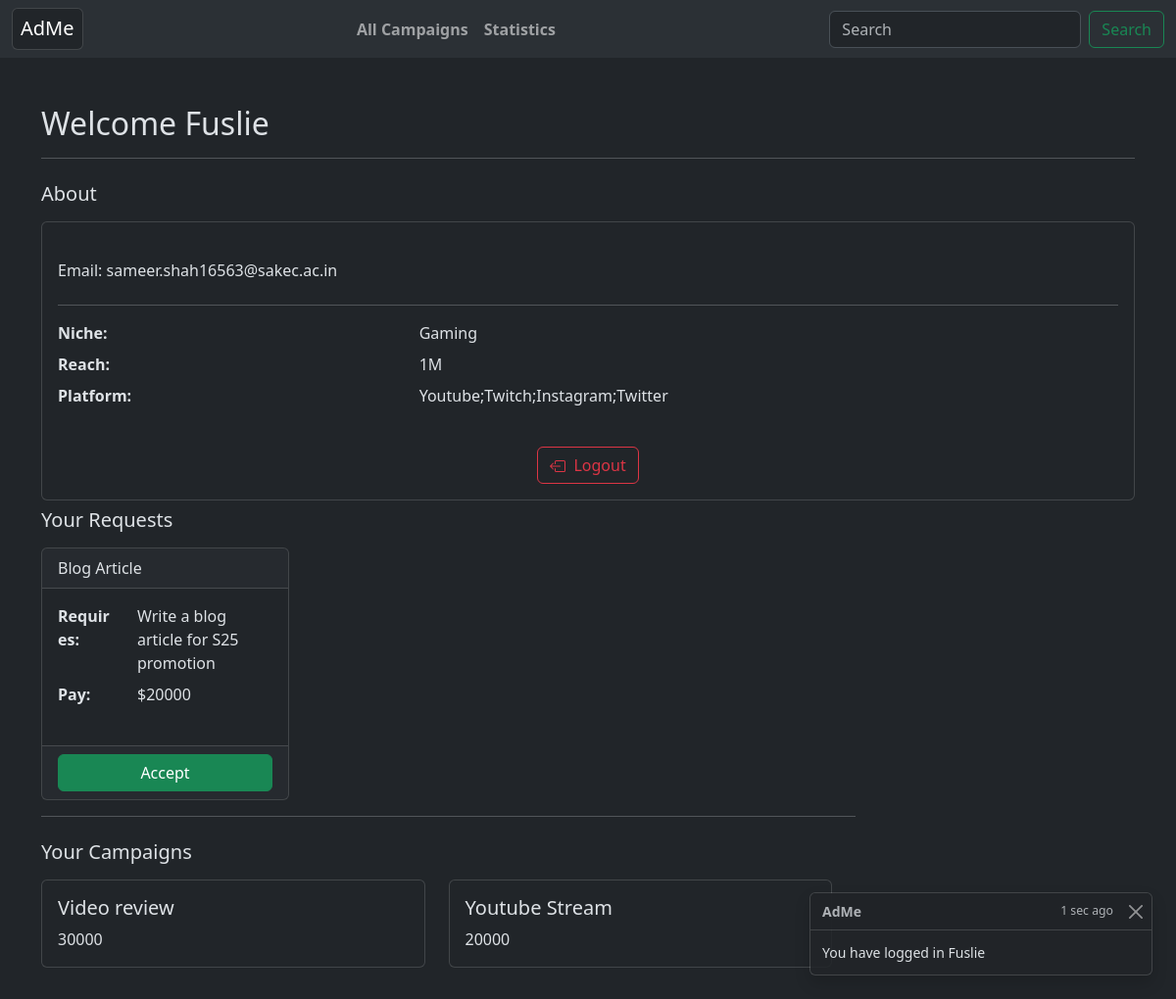
Page /dashboard/influencer (signed in) on the committed database.
### backend/models.py (models this page shows)
class Influencer(db.Model):
    influencer_id = db.Column(db.String,primary_key=True)
    influencer_name = db.Column(db.String,nullable=False)
    influencer_niche = db.Column(db.String,nullable=False)
    influencer_platforms = db.Column(db.String,nullable=False)
    influencer_platform_reach = db.Column(db.String,nullable=True)
    influencer_image = db.Column(db.LargeBinary, nullable=True)
    adverts = db.relationship('Advert',backref='influencer')

class Advert(db.Model):
    ad_id = db.Column(db.String,primary_key=True)
    ad_name = db.Column(db.String,nullable=False)
    ad_budget = db.Column(db.Integer,nullable=False)
    ad_requirements = db.Column(db.String,nullable=False)
    ad_accepted = db.Column(db.String,nullable=False)
    influencer_id = db.Column(db.String,db.ForeignKey('influencer.influencer_id'))
    campaign_id = db.Column(db.String,db.ForeignKey('campaign.campaign_id'))

### backend/controls.py (the view)
@app.route("/dashboard/influencer")
def inf_dashboard():
    if 'user_id' not in session or session['user_id'][0] != 'i':
        return redirect(url_for('home'))
    inf_id = session["user_id"]
    influencer = Influencer.query.filter_by(influencer_id=inf_id).first()
    flash("You have logged in " + str(influencer.influencer_name))
    print(influencer.adverts)
    return render_template('Infuencerdashboard.html', nav=True, inf=influencer)

### templates/Infuencerdashboard.html (shortened to what this page needs)
{% extends '_base.html' %}
{% block content %}
<div class="mt-5">
  <div class="h2">Welcome {{ inf.influencer_name }}</div>
  <hr>
</div>
<div class="row my-3">
  <div class="col">
    <div class="h5 py-2">About</div>
    <div class="card">
      <div class="card-body">
        <div class="my-3">
          <div class="h6 my-4">Email: {{ session.get('user_name') }}</div>
        </div>
        <hr>
        <dl class="row">
          <dt class="col-sm-4">
            Niche:
          </dt>
          <dd class="col-sm-8">
            {{ inf.influencer_niche }}
          </dd>
          <dt class="col-sm-4">
            Reach:
          </dt>
          <dd class="col-sm-8">
            {{ inf.influencer_platform_reach }}
          </dd>
          <dt class="col-sm-4">
            Platform:
          </dt>
          <dd class="col-sm-8">
            {{ inf.influencer_platforms }}
          </dd>
        </dl>
      </div>
      <div class="mx-auto">
        <a class="btn btn-outline-danger mb-3" href="{{ url_for('Logout') }}">
          Logout
        </a>
      </div>
    </div>
  </div>
  <div class="col-md-9 col-xs-12">
    <div class="h5 py-2">Your Requests</div>
    <div class="row">
      <div class="row col-12">
        {% for ad in inf.adverts %}
        {% if ad.ad_accepted == 'sent' %}
        <div class="col-4">
          <div class="card h-100">
            <div class="card-header">{{ ad.ad_name }}</div>
            <div class="card-body">
              <dl class="row">
                <dt class="col-sm-4">
                  Requires:
                </dt>
                <dd class="col-sm-8">
                  {{ ad.ad_requirements }}
                </dd>
                <dt class="col-sm-4">
                  Pay:
                </dt>
                <dd class="col-sm-8">
                  ${{ ad.ad_budget }}
                </dd>
              </dl>
            </div>
            <div class="card-footer">
              <div class="d-grid gap-2">
                <a class="btn btn-success" href="{{url_for('accept_ad',adId = ad.ad_id)}}">Accept</a>
              </div>
            </div>
          </div>
        </div>
        {% endif %}
        {% endfor %}
      </div>
    </div>
    <hr>
    <div class="h5 py-2">Your Campaigns</div>
    <div class="row">
      <div class="row col-12">
      {% for ad in inf.adverts %}
      {% if ad.ad_accepted == 'accepted' %}
      <div class="col-md-6 mb-3">
        <div class="card h-100">
          <div class="card-body">
            <h5 class="card-title">{{ ad.ad_name }}</h5>
            <p class="card-text">{{ ad.ad_budget }}</p>
          </div>
        </div>
      </div>
      {% endif %}
      {% endfor %}
      </div>
    </div>
  </div>
</div>
{% endblock %}

### rows in the picture
Influencer: influencer_name "Fuslie", influencer_niche "Gaming", influencer_platform_reach "1M", influencer_platforms "Youtube;Twitch;Instagram;Twitter"
Advert: ad_name "Blog Article", ad_requirements "Write a blog article for S25 promotion", ad_budget "20000"
Advert: ad_name "Video review", ad_budget "30000"
Advert: ad_name "Youtube Stream", ad_budget "20000"

### other values in the picture
{{ session.get('user_name') }} "sameer.shah16563@sakec.ac.in"
{{ message }} "You have logged in Fuslie"
